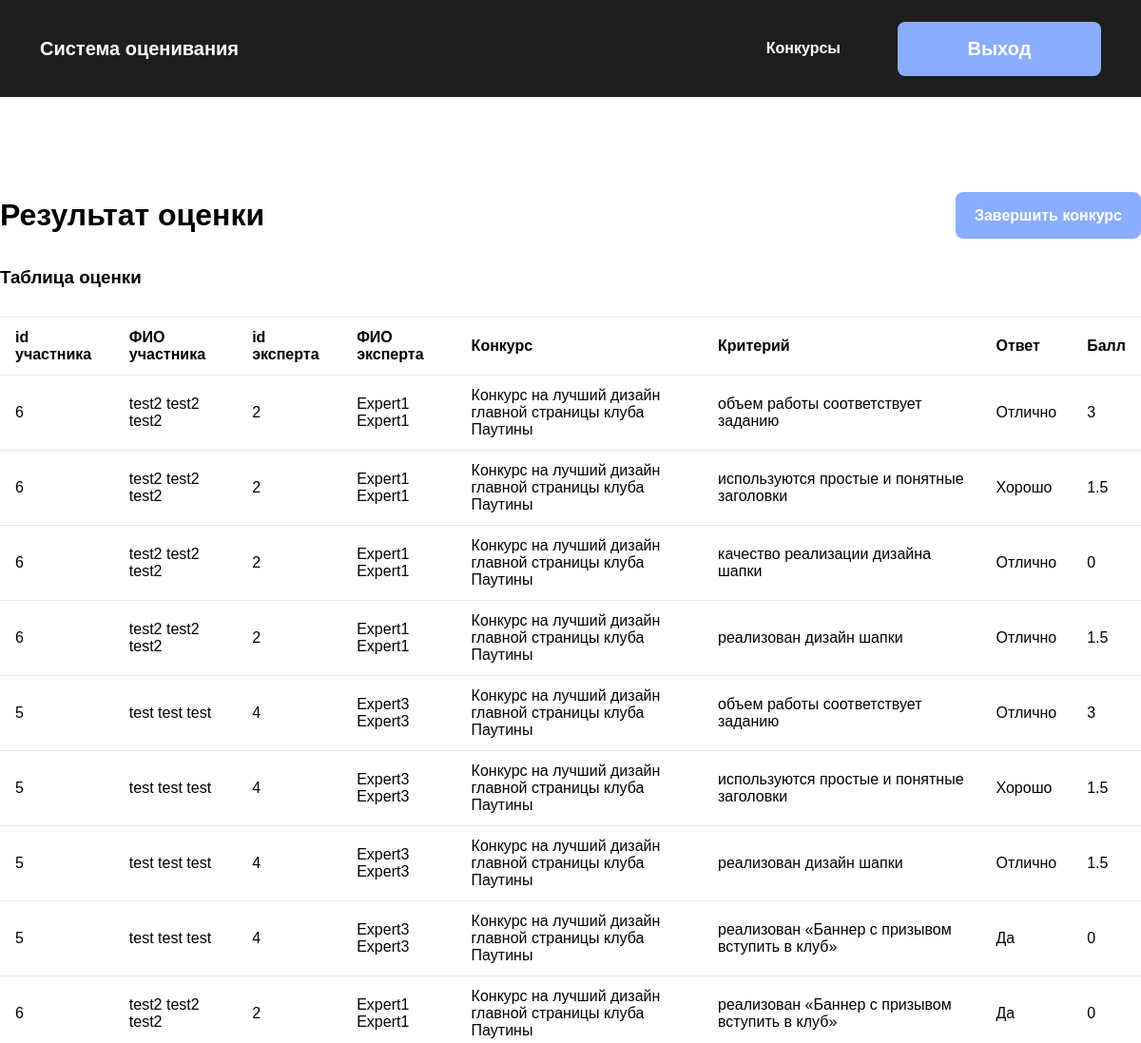
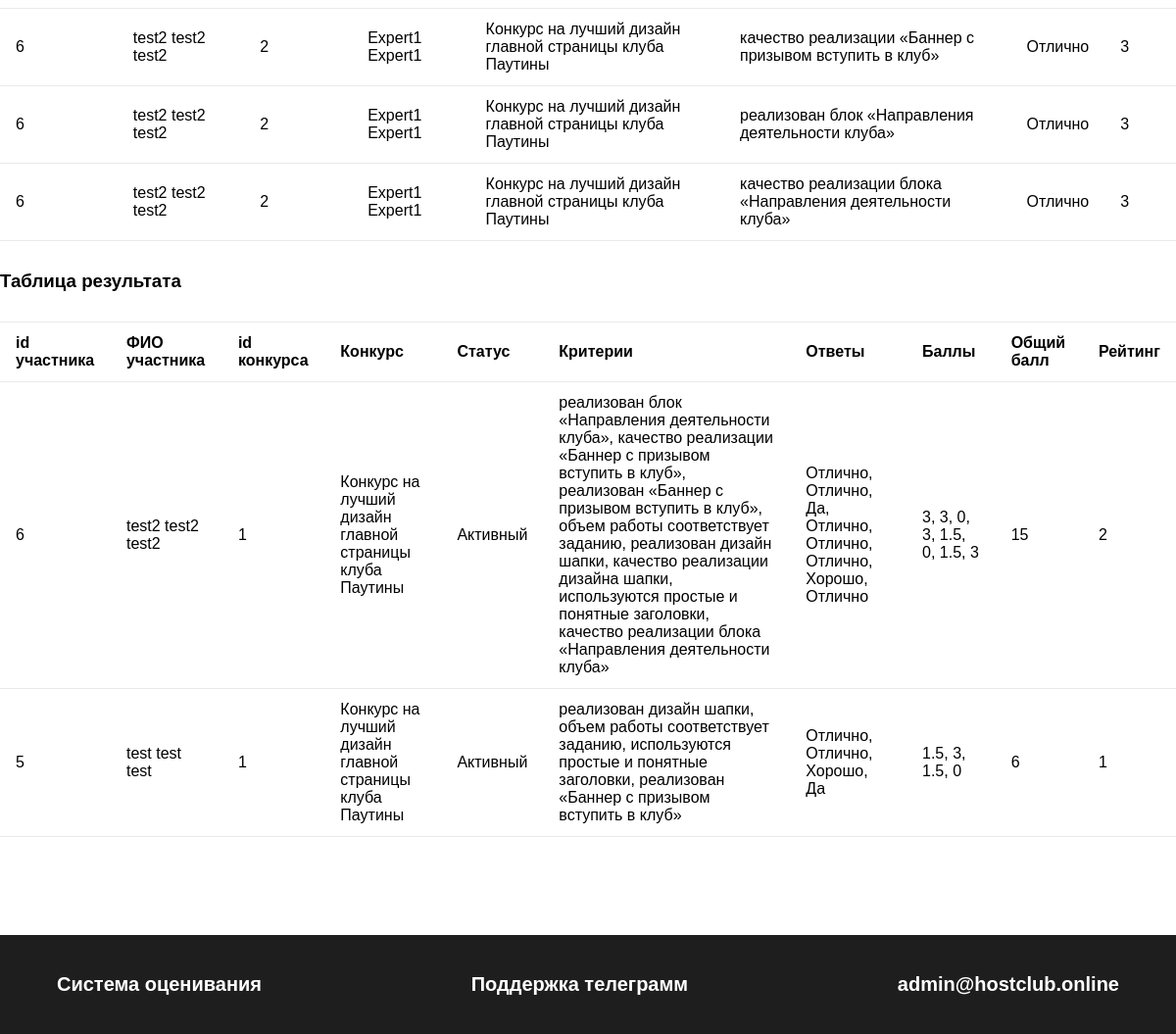
Page /competition/1/result (signed in) on the committed database (2 pictures, top to bottom).
### tables this page shows
CREATE TABLE `grade` (
  `id` int NOT NULL,
  `user_id` int NOT NULL,
  `competition_id` int NOT NULL,
  `evaluation_criterion_id` int NOT NULL,
  `answer_id` int NOT NULL,
  `expert_id` int NOT NULL,
  `score` float NOT NULL,
  `created_at` timestamp NOT NULL DEFAULT CURRENT_TIMESTAMP,
  `updated_at` timestamp NOT NULL DEFAULT CURRENT_TIMESTAMP ON UPDATE CURRENT_TIMESTAMP
);

CREATE TABLE `users` (
  `id` int NOT NULL,
  `email` varchar(255) NOT NULL,
  `password` varchar(250) NOT NULL,
  `name` varchar(255) NOT NULL,
  `surname` varchar(255) NOT NULL,
  `patronymic` varchar(255) DEFAULT NULL,
  `role` int NOT NULL,
  `pautina_id` int NOT NULL DEFAULT '0'
);

CREATE TABLE `competition` (
  `id` int NOT NULL,
  `name` varchar(255) NOT NULL,
  `description` varchar(500) NOT NULL,
  `date_beginning` datetime NOT NULL,
  `expiration_date` datetime NOT NULL,
  `status` int DEFAULT '1',
  `path` varchar(255) NOT NULL
);

CREATE TABLE `evaluation_criterion` (
  `id` int NOT NULL,
  `name` varchar(255) NOT NULL,
  `score` float NOT NULL,
  `competition_id` int NOT NULL,
  `type_id` int NOT NULL
);

CREATE TABLE `answer` (
  `id` int NOT NULL,
  `name` varchar(255) NOT NULL
);

CREATE TABLE `competition_status` (
  `id` int NOT NULL,
  `name` varchar(255) NOT NULL
);

### application/controllers/CompetitionController.php (called while the page is built, shortened)
<?php
class CompetitionController extends Controller
{
    public function resultAction()
    {
        $this->competitionResult = $this->model->getCompetitionResult($this->route['id']);
        $this->competitionResultCount = $this->model->getCompetitionResultCount($this->route['id']);
        $vars = [
            'competitionResult' => $this->competitionResult,
            'competitionResultCount' => $this->competitionResultCount,
        ];
        $this->view->render('Результат конкурса', $vars);
    }
}

### index.php (called while the page is built, shortened)
<?php
spl_autoload_register(function ($class) {
    $path = str_replace('\\','/', $class . '.php');
});
$router = new Router();
    $router->run();

### application/config/db.php (called while the page is built)
<?php
return [
    'host' => 'localhost',
    'dbname' => 'grading_system',
    'username' => 'root',
    'password' => '',
    'charset' => 'utf8'
];

### application/lib/Db.php (called while the page is built, shortened)
<?php
class Db
{
    protected $db;
    public function __construct()
    {
        $config = require 'application/config/db.php';
        try {
            $dsn = 'mysql:host=' . $config['host'] . ';dbname=' . $config['dbname'] . ';charset=' . $config['charset'];
            $option = [
                PDO::ATTR_ERRMODE => PDO::ERRMODE_EXCEPTION,
            ];
            $this->db = new \PDO($dsn, $config['username'], $config['password'], $option);
        } catch (\PDOException $exceptione) {
            echo 'Ошибка при подключении к базе данных: ' . $exceptione->getMessage();
        }
    }
    public function query($sql, $params = []) {
        $stmt = $this->db->prepare($sql);
        if(!empty($params)) {
            foreach ($params as $key => $val) {
                $stmt->bindValue(':' . $key , $val);
            }
        }
        $stmt->execute();
        return $stmt;
    }
    public function row($sql, $params = []) {
        $result = $this->query($sql, $params);
        return $result->fetchAll(PDO::FETCH_ASSOC);
    }
}

### application/models/Competition.php (called while the page is built, shortened)
<?php
class Competition extends Model
{
    public function getCompetitionResult($id)
    {
        $params = [
            'id' => $id,
        ];
        $sql = 'SELECT * FROM `grade` WHERE `competition_id` = :id';
        $result = $this->db->row($sql, $params);
        return $result;
    }
    public function getCompetitionResultCount($id)
    {
        $params = [
            'id' => $id,
        ];
        $sql = "SELECT grade.user_id, competition.id as competition_id, competition.name as competition_name, competition_status.name as competition_status_name, GROUP_CONCAT(evaluation_criterion.name SEPARATOR ', ') as evaluation_criterion_names, GROUP_CONCAT(grade.score SEPARATOR ', ') as score,
        GROUP_CONCAT(answer.name SEPARATOR ', ') as answer_names, SUM(grade.score) as sum_score, @row_num:=@row_num+1 as 'num' FROM `grade`
        JOIN `evaluation_criterion` ON grade.evaluation_criterion_id = evaluation_criterion.id JOIN `answer` ON grade.answer_id = answer.id
        JOIN competition ON grade.competition_id = competition.id JOIN competition_status ON competition.status = competition_status.id JOIN (SELECT @row_num := 0 FROM DUAL) as sub WHERE grade.competition_id = :id GROUP BY grade.user_id ORDER BY SUM(grade.score) DESC";
        $result = $this->db->row($sql, $params);
        return $result;
    }
}

### application/core/Model.php (called while the page is built, shortened)
<?php
abstract class Model
{
    public function __construct() {
        $this->db = new Db;
    }
}

### application/views/competition/result.php (the view, shortened to what this page needs)
<div class="result">
    <div class="result__container container">
        <div class="result__title-button">
            <div class="result__title-error">
                <h1 class="result__title">Результат оценки</h1>
            </div>
            <?php
                $params = [
                        'id' => $competitionResult[0]['competition_id'],
                ];
                $sql = 'SELECT status FROM `competition` WHERE `id` = :id';
                $db = new \application\lib\Db();
                $competition_status = $db->row($sql, $params)[0];
                if($competition_status['status'] == 2) :
                    ?><a href="/competition/<?php echo $competitionResult[0]['competition_id'] ?>/result/active" class="result__button btn__conkurs-admin">Активировать конкурс</a><?php
                else :
                    ?><a href="/competition/<?php echo $competitionResult[0]['competition_id'] ?>/result/complete" class="result__button btn__conkurs-admin">Завершить конкурс</a><?php
                endif;
            ?>
        </div>
        <p class="auth__error"></p>
        <div class="result-table">
            <table class="result-table__table">
                <h3>Таблица оценки</h3>
                <thead>
                <tr>
                    <td>id участника</td>
                    <td>ФИО участника</td>
                    <td>id эксперта</td>
                    <td>ФИО эксперта</td>
                    <td>Конкурс</td>
                    <td>Критерий</td>
                    <td>Ответ</td>
                    <td>Балл</td>
                </tr>
                </thead>
                <tbody>
                <?php
                    foreach ($competitionResult as $value):
                        $params = [
                            'id' => $value['user_id'],
                            'role' => 1
                        ];
                        $sql = 'SELECT * FROM `users` WHERE `id` = :id AND `role` = :role';
                        $user = $db->row($sql, $params)[0];
                        $params = [
                            'id' => $value['expert_id'],
                            'role' => 2
                        ];
                        $sql = 'SELECT * FROM `users` WHERE `id` = :id AND `role` = :role';
                        $expert = $db->row($sql, $params)[0];
                        $params = [
                            'id' => $value['competition_id'],
                        ];
                        $sql = 'SELECT * FROM `competition` WHERE `id` = :id';
                        $competition = $db->row($sql, $params)[0];
                        $params = [
                            'id' => $value['evaluation_criterion_id'],
                        ];
                        $sql = 'SELECT * FROM `evaluation_criterion` WHERE `id` = :id';
                        $criterion = $db->row($sql, $params)[0];
                        $params = [
                            'id' => $value['answer_id'],
                        ];
                        $sql = 'SELECT * FROM `answer` WHERE `id` = :id';
                        $answer = $db->row($sql, $params)[0];
                    ?>
                        <tr>
                            <td><?php echo $value['user_id'] ?></td>
                            <td><?php echo $user['surname'] . ' ' . $user['name'] . ' ' . $user['patronymic'] ?></td>
                            <td><?php echo $value['expert_id'] ?></td>
                            <td><?php echo $expert['surname'] . ' ' . $expert['name'] . ' ' . $expert['patronymic'] ?></td>
                            <td><?php echo $competition['name'] ?></td>
                            <td><?php echo $criterion['name'] ?></td>
                            <td><?php echo $answer['name'] ?></td>
                            <td><?php echo $value['score'] ?></td>
                        </tr>
                    <?php
                    endforeach;
                ?>
                </tbody>
            </table>
            <table class="result-table__table">
                <h3>Таблица результата</h3>
                <thead>
                <tr>
                    <td>id участника</td>
                    <td>ФИО участника</td>
                    <td>id конкурса</td>
                    <td>Конкурс</td>
                    <td>Статус</td>
                    <td>Критерии</td>
                    <td>Ответы</td>
                    <td>Баллы</td>
                    <td>Общий балл</td>
                    <td>Рейтинг</td>
                </tr>
                </thead>
                <tbody>
                <?php
                foreach ($competitionResultCount as $value):
                    $db = new \application\lib\Db();
                    $params = [
                        'id' => $value['user_id'],
                        'role' => 1
                    ];
                    $sql = 'SELECT * FROM `users` WHERE `id` = :id AND `role` = :role';
                    $user = $db->row($sql, $params)[0];
                    ?>
                    <tr>
                        <td><?php echo $value['user_id'] ?></td>
                        <td><?php echo $user['surname'] . ' ' . $user['name'] . ' ' . $user['patronymic'] ?></td>
                        <td><?php echo $value['competition_id'] ?></td>
                        <td><?php echo $value['competition_name'] ?></td>
                        <td><?php echo $value['competition_status_name'] ?></td>
                        <td><?php echo $value['evaluation_criterion_names'] ?></td>
                        <td><?php echo $value['answer_names'] ?></td>
                        <td><?php echo $value['score'] ?></td>
                        <td><?php echo $value['sum_score'] ?></td>
                        <td><?php echo $value['num'] ?></td>
                    </tr>
                <?php
                endforeach;
                ?>
                </tbody>
            </table>
        </div>
    </div>
</div>

### public/styles/style.css (style rules this page uses)
*, *::after, *::before { box-sizing: border-box; margin: 0; padding: 0; }
a { text-decoration: none; }
body { font-family: "Pragmatica", arial; }
.btn__conkurs-admin { background: #8CACFF; border-radius: 8px; padding: 15px 20px; font-style: normal; font-weight: 600; font-size: 16px; line-height: 19px; color: #FFFFFF; transition: 0.3s; }
.auth__error { border-radius: 7px; font-weight: bold; padding: 15px 30px; color: #FFFFFF; }
html, body { height: 100%; }
.container { max-width: 1400px; padding: 100px 0px; margin: auto; }
.result__title-button { display: flex; flex-wrap: wrap; align-items: center; justify-content: space-between; gap: 30px; }
.result-table { overflow: auto; display: flex; flex-direction: column; gap: 30px; }
.result-table__table { width: 100%; border-collapse: collapse; }
.result-table__table td { padding: 12px 16px; }
.result-table__table thead tr { font-weight: bold; border-top: 1px solid #e8e9eb; }
.result-table__table tr { border-bottom: 1px solid #e8e9eb; }
.result__title-error { display: flex; flex-direction: column; gap: 15px; }

### rows in the picture
grade: user "6", user.surname "test2", user.name "test2", user.patronymic "test2", expert "2", expert.surname "Expert1", expert.name "Expert1", competition.name "Конкурс на лучший дизайн главной страницы клуба Паутины", evaluation_criterion.name "объем работы соответствует заданию", answer.name "Отлично", score "3"
grade: user "6", user.surname "test2", user.name "test2", user.patronymic "test2", expert "2", expert.surname "Expert1", expert.name "Expert1", competition.name "Конкурс на лучший дизайн главной страницы клуба Паутины", evaluation_criterion.name "используются простые и понятные заголовки", answer.name "Хорошо", score "1.5"
grade: user "6", user.surname "test2", user.name "test2", user.patronymic "test2", expert "2", expert.surname "Expert1", expert.name "Expert1", competition.name "Конкурс на лучший дизайн главной страницы клуба Паутины", evaluation_criterion.name "качество реализации дизайна шапки", answer.name "Отлично", score "0"
grade: user "6", user.surname "test2", user.name "test2", user.patronymic "test2", expert "2", expert.surname "Expert1", expert.name "Expert1", competition.name "Конкурс на лучший дизайн главной страницы клуба Паутины", evaluation_criterion.name "реализован дизайн шапки", answer.name "Отлично", score "1.5"
grade: user "5", user.surname "test", user.name "test", user.patronymic "test", expert "4", expert.surname "Expert3", expert.name "Expert3", competition.name "Конкурс на лучший дизайн главной страницы клуба Паутины", evaluation_criterion.name "объем работы соответствует заданию", answer.name "Отлично", score "3"
grade: user "5", user.surname "test", user.name "test", user.patronymic "test", expert "4", expert.surname "Expert3", expert.name "Expert3", competition.name "Конкурс на лучший дизайн главной страницы клуба Паутины", evaluation_criterion.name "используются простые и понятные заголовки", answer.name "Хорошо", score "1.5"
grade: user "5", user.surname "test", user.name "test", user.patronymic "test", expert "4", expert.surname "Expert3", expert.name "Expert3", competition.name "Конкурс на лучший дизайн главной страницы клуба Паутины", evaluation_criterion.name "реализован дизайн шапки", answer.name "Отлично", score "1.5"
grade: user "5", user.surname "test", user.name "test", user.patronymic "test", expert "4", expert.surname "Expert3", expert.name "Expert3", competition.name "Конкурс на лучший дизайн главной страницы клуба Паутины", evaluation_criterion.name "реализован «Баннер с призывом вступить в клуб»", answer.name "Да", score "0"
grade: user "6", user.surname "test2", user.name "test2", user.patronymic "test2", expert "2", expert.surname "Expert1", expert.name "Expert1", competition.name "Конкурс на лучший дизайн главной страницы клуба Паутины", evaluation_criterion.name "реализован «Баннер с призывом вступить в клуб»", answer.name "Да", score "0"
grade: user "6", user.surname "test2", user.name "test2", user.patronymic "test2", expert "2", expert.surname "Expert1", expert.name "Expert1", competition.name "Конкурс на лучший дизайн главной страницы клуба Паутины", evaluation_criterion.name "качество реализации «Баннер с призывом вступить в клуб»", answer.name "Отлично", score "3"
grade: user "6", user.surname "test2", user.name "test2", user.patronymic "test2", expert "2", expert.surname "Expert1", expert.name "Expert1", competition.name "Конкурс на лучший дизайн главной страницы клуба Паутины", evaluation_criterion.name "реализован блок «Направления деятельности клуба»", answer.name "Отлично", score "3"
grade: user "6", user.surname "test2", user.name "test2", user.patronymic "test2", expert "2", expert.surname "Expert1", expert.name "Expert1", competition.name "Конкурс на лучший дизайн главной страницы клуба Паутины", evaluation_criterion.name "качество реализации блока «Направления деятельности клуба»", answer.name "Отлично", score "3"
competition: user_id "6", users.surname "test2", users.name "test2", users.patronymic "test2", id "1", name "Конкурс на лучший дизайн главной страницы клуба Паутины", status.name "Активный", evaluation_criterion_names "реализован блок «Направления деятельности клуба», качество реализации «Баннер с призывом вступить в клуб», реализован «Баннер с призывом вступить в клуб», объем работы соответствует заданию, реализован дизайн шапки, качество реализации дизайна шапки, используются простые и понятные заголовки, качество реализации блока «Направления деятельности клуба»", answer_names "Отлично, Отлично, Да, Отлично, Отлично, Отлично, Хорошо, Отлично", score "3, 3, 0, 3, 1.5, 0, 1.5, 3", sum_score "15", num "2", user_id "5", users.surname "test", users.name "test", users.patronymic "test", evaluation_criterion_names "реализован дизайн шапки, объем работы соответствует заданию, используются простые и понятные заголовки, реализован «Баннер с призывом вступить в клуб»", answer_names "Отлично, Отлично, Хорошо, Да", score "1.5, 3, 1.5, 0", sum_score "6", num "1"
